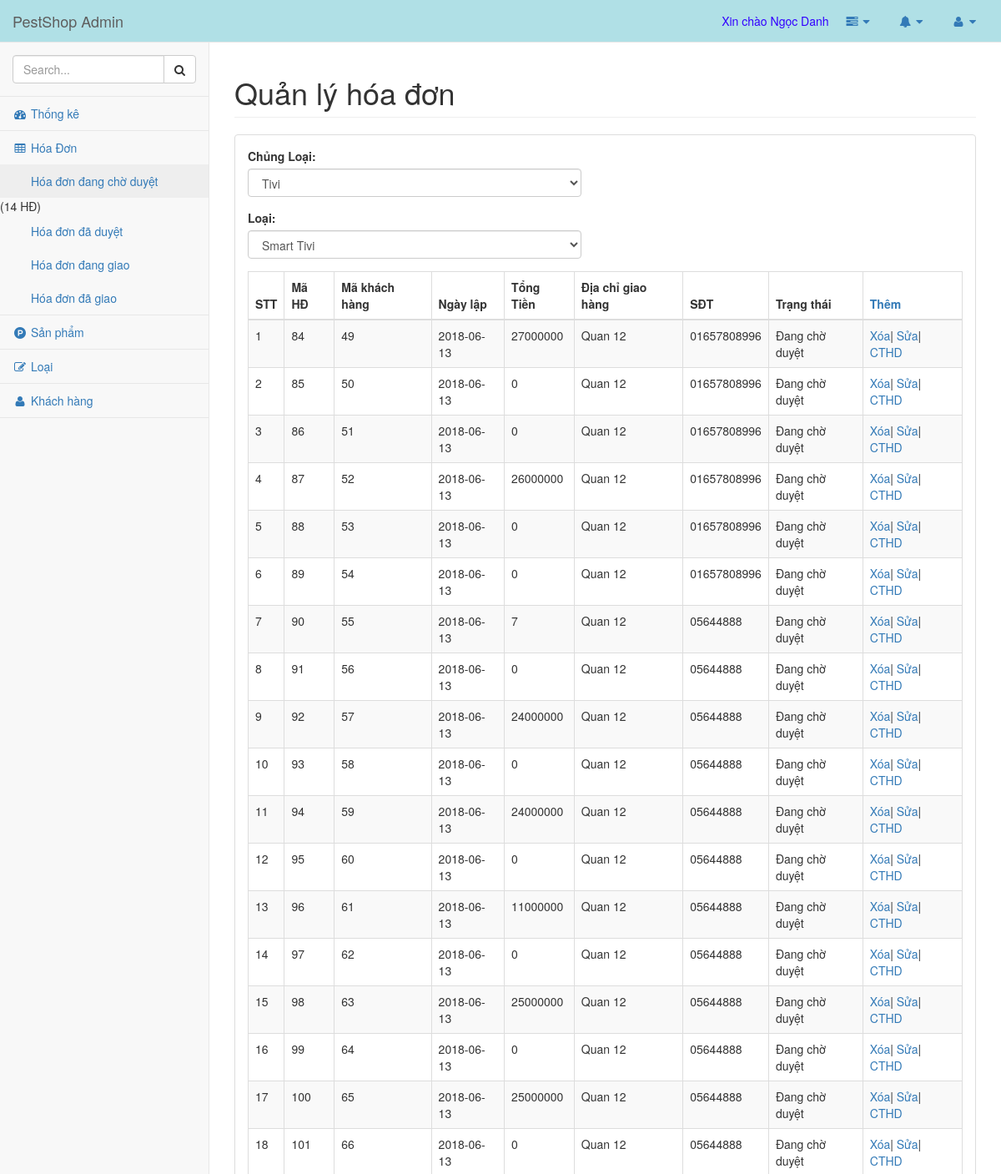
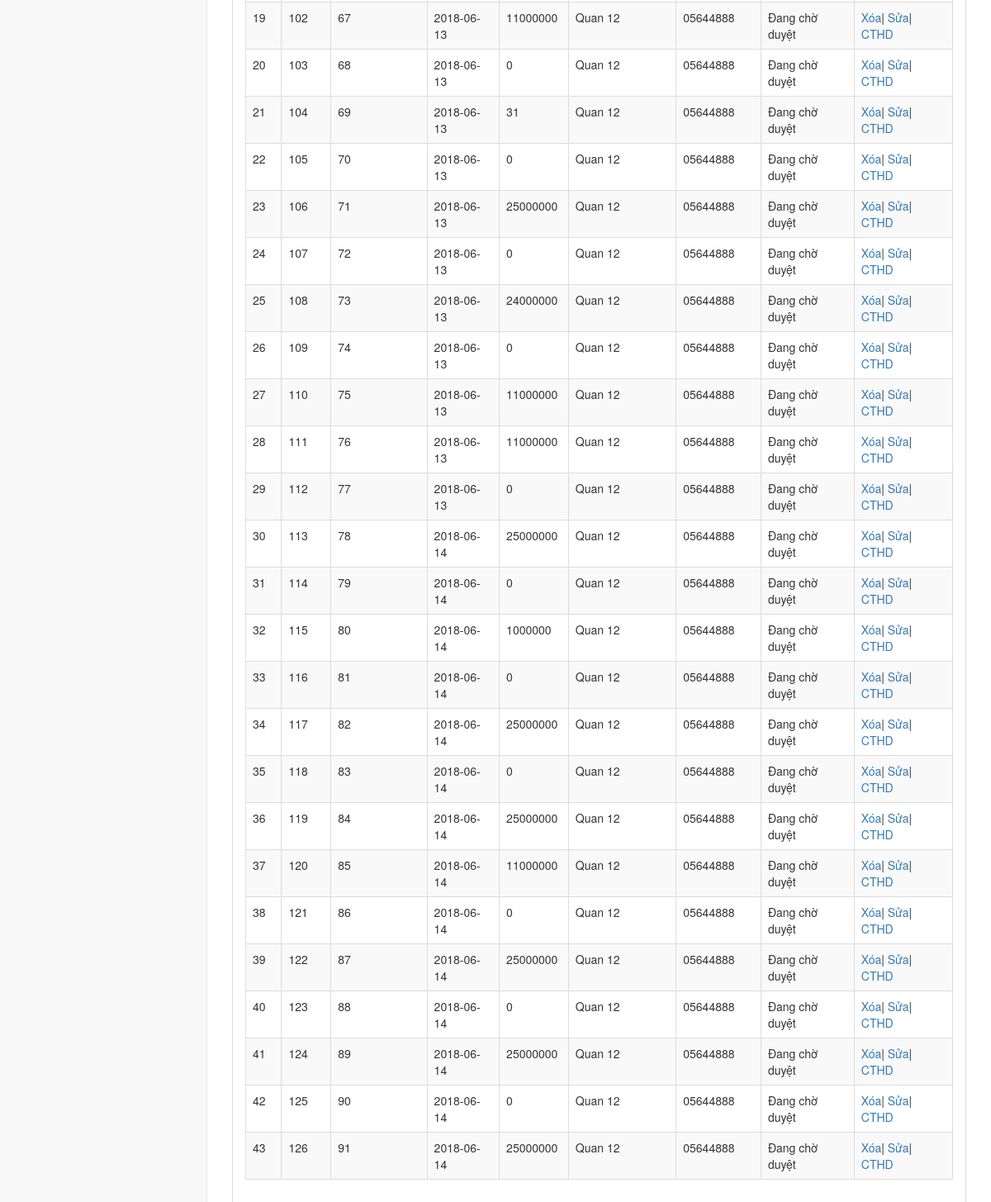
Page /admin/admin.php?mod=HoaDon&TrangThai=1 (signed in) on the committed database (2 pictures, top to bottom).
### tables this page shows
CREATE TABLE `hoadon` (
  `IDHoaDon` int(11) NOT NULL,
  `IDKhachHang` int(11) DEFAULT NULL,
  `NgayLap` date NOT NULL,
  `TongTien` double NOT NULL DEFAULT '0',
  `DiaChiGiaoHang` varchar(100) NOT NULL,
  `SoDienThoai` varchar(11) NOT NULL,
  `TrangThai` varchar(70) DEFAULT NULL
);

### admin/pages/HoaDon.php (the view, shortened to what this page needs)
<div id="wrapper">
      <div id="page-wrapper">
          <div class="row">
              <div class="col-lg-12">
                  <h1 class="page-header">Quản lý hóa đơn</h1>
              </div>
          </div>
          <div class="row">
              <div class="col-lg-12">
                  <div class="panel panel-default">
                      <div class="panel-body">
                          <form method="get" name="form1">
                              <div class="form-group" style="width: 400px;">
                              <label>Chủng Loại:</label>
                              <select name="CLoai" onchange="form1.submit();" class="form-control">
                                  <?php
                                  $kqCL=mysqli_query($link,"SELECT * FROM `chungloai`  ");
                                  $idCL=0;
                                  while($dCL=mysqli_fetch_array($kqCL)) {
                                      if($idCL==0) $idCL=$dCL['IDChungLoai'];
                                  ?>
                                  <option <?php if($idCL==$dCL["IDChungLoai"]) echo "selected='selected'"; ?> value="<?php echo $dCL["IDChungLoai"]; ?>" ><?php echo $dCL["TenChungLoai"]; ?></option>
                                  <?php } ?>
                              </select>
                              </div>
                              <div class="form-group" style="width: 400px;">
                                  <label>Loại:</label>
                              <select name="Loai" onchange="form1.submit();" class="form-control">
                                  <?php
                                  $kqL=mysqli_query($link,"select * from loai where IDChungLoai=$idCL");
                                  while($dL=mysqli_fetch_array($kqL)) {
                                  ?>
                                  <option <?php if(isset($_GET['Loai']) && $_GET['Loai']==$dL['IDLoai']){ echo "selected='selected'"; $k=1; }?> value="<?php echo $dL['IDLoai']; ?>"><?php echo $dL['TenLoai']; ?></option>
                                  <?php } ?>
                              </select>
                              </div>
                          </form>
                          <table width="100%" class="table table-striped table-bordered table-hover" id="dataTables-example">
                              <thead>
                                  <th>STT</th>
                                      <th>Mã HĐ</th>
                                      <th>Mã khách hàng</th>
                                      <th>Ngày lập</th>
                                      <th>Tổng Tiền</th>
                                      <th>Địa chỉ giao hàng</th>
                                      <th>SĐT</th>
                                      <th>Trạng thái</th>
                                      <th><a href="?mod=SanPham_Them">Thêm</a></th>
                              </thead>
                              <tbody>
                              <?php
						if($_GET['TrangThai']==1)
						{
							$trangthai='Đang chờ duyệt';
						}
                              $kqhd=mysqli_query($link,"select * from HoaDon where TrangThai='$trangthai' ");
                              $i=1;
                              while($dshd=mysqli_fetch_array($kqhd)) {
                              ?>
                                  <tr>
                                      <td><?php echo $i++; ?></td>
                                      <td>
                                         <?php echo $dshd['IDHoaDon']; ?>
                                      </td>
                                      <td><?php echo $dshd['IDKhachHang']; ?></td>
                                      <td ><?php echo $dshd['NgayLap']; ?></td>
                                      <td><?php echo $dshd['TongTien']; ?></td>
                                      <td><?php echo $dshd['DiaChiGiaoHang']; ?></td>
                                      <td><?php echo $dshd['SoDienThoai']; ?></td>
                                      <td><?php echo $dshd['TrangThai']; ?></td>
                                      <td><a onclick="return confirm('Bạn có muốn xóa không!');" href="pages/process.php?HD_xoa=<?php echo $dshd['IDHoaDon']; ?>">Xóa</a>|
                                       <a href="?mod=HoaDon_Sua&idhd=<?php echo $dshd['IDHoaDon'];?>">Sửa</a>|
                                       <a href="?mod=HoaDon_CTHD&idhd=<?php echo $dshd['IDHoaDon'];?>">CTHD
                                       </a>
                                       </td>
                                  </tr>
                              <?php } ?>
                              </tbody>
                          </table>
                      </div>
                  </div>
              </div>
          </div>
      </div>
  </div>

### admin/admin.php (shortened to what this page needs)
<!DOCTYPE html>
<html lang="en">
<head>
  <link rel="stylesheet" href="https://maxcdn.bootstrapcdn.com/bootstrap/3.3.7/css/bootstrap.min.css">
    <link href="vendor/bootstrap/css/bootstrap.min.css" rel="stylesheet">
    <link href="vendor/metisMenu/metisMenu.min.css" rel="stylesheet">
    <link href="dist/css/sb-admin-2.css" rel="stylesheet">
    <link href="vendor/morrisjs/morris.css" rel="stylesheet">
    <link href="vendor/font-awesome/css/font-awesome.min.css" rel="stylesheet" type="text/css">
</head>
<body>
    <div id="wrapper">
        <nav class="navbar navbar-default navbar-static-top" role="navigation" style="margin-bottom: 0;background-color:powderblue">
            <div class="navbar-header">
                <a class="navbar-brand" href="#">PestShop Admin</a>
            </div>
            <ul class="nav navbar-top-links navbar-right">
                <li class="dropdown">
                 <span style="color:#30F">
                   <marquee width="100%">
                     <?php
                         echo 'Xin chào '. $_SESSION['login']['TenNV'];
				      ?>
                 </marquee>
                </span>
                </li>
                <li class="dropdown">
                    <a class="dropdown-toggle" data-toggle="dropdown" href="#">
                        <i class="fa fa-tasks fa-fw"></i> <i class="fa fa-caret-down"></i>
                    </a>
                </li>
                <li class="dropdown">
                    <a class="dropdown-toggle" data-toggle="dropdown" href="#">
                        <i class="fa fa-bell fa-fw"></i> <i class="fa fa-caret-down"></i>
                    </a>
                </li>
                <li class="dropdown">
                    <a class="dropdown-toggle" data-toggle="dropdown" href="#">
                        <i class="fa fa-user fa-fw"></i> <i class="fa fa-caret-down"></i>
                    </a>
                </li>
            </ul>
            <div class="navbar-default sidebar" role="navigation"  >
                <div class="sidebar-nav navbar-collapse">
                    <ul class="nav" id="side-menu">
                        <li class="sidebar-search">
                            <div class="input-group custom-search-form">
                                <input type="text" class="form-control" placeholder="Search...">
                                <span class="input-group-btn">
                                <button class="btn btn-default" type="button">
                                    <i class="fa fa-search"></i>
                                </button>
                            </span>
                            </div>
                        </li>
                        <li>
                            <a href="ThongKe.php"><i class="fa fa-dashboard fa-fw"></i> Thống kê</a>
                        </li>
                        <li>
                            <a href="tables.html"><i class="fa fa-table fa-fw"></i> Hóa Đơn</a>
                             <ul class="nav nav-second-level">
                                 <li><a href="?mod=HoaDon&TrangThai=1">Hóa đơn đang chờ duyệt </a>
                                 (<?php
							    $link=mysqli_connect("localhost","root","","webbanhang");
							    $trangthai='Đang chờ duyệt';
                                $kqhd=mysqli_query($link,"select * from HoaDon where TrangThai='$trangthai' ");
								$ds=mysqli_fetch_array($kqhd);
								echo  count($ds)." HĐ";
							    ?>)
                                </li>
                                 <li><a href="?mod=HoaDon&TrangThai=2">Hóa đơn đã duyệt</a></a></li>
                                 <li><a href="?mod=HoaDon&TrangThai=3">Hóa đơn đang giao</a></li>
                                 <li><a href="?mod=HoaDon&TrangThai=4">Hóa đơn đã giao</a></li>
                             </ul>
                        </li>
                         <li>
                            <a href="?mod=SanPham"><i class="fa fa-product-hunt fa-fw"></i> Sản phẩm</a>
                        </li>
                        <li>
                            <a href="forms.html"><i class="fa fa-edit fa-fw"></i> Loại</a>
                        </li>
                         <li>
                            <a href="?mod=KhachHang"><i class="fa fa-user fa-fw"></i> Khách hàng</a>
                        </li>
                    </ul>
                </div>
            </div>
        </nav>
        <?php
        $mod=@$_GET['mod'];
        include ("pages/{$mod}.php");
        ?>
    </div>
</body>
</html>

### rows in the picture
hoadon: IDHoaDon "84", IDKhachHang "49", NgayLap "2018-06-13", TongTien "27000000", DiaChiGiaoHang "Quan 12", SoDienThoai "01657808996", TrangThai "Đang chờ duyệt"
hoadon: IDHoaDon "85", IDKhachHang "50", NgayLap "2018-06-13", TongTien "0", DiaChiGiaoHang "Quan 12", SoDienThoai "01657808996", TrangThai "Đang chờ duyệt"
hoadon: IDHoaDon "86", IDKhachHang "51", NgayLap "2018-06-13", TongTien "0", DiaChiGiaoHang "Quan 12", SoDienThoai "01657808996", TrangThai "Đang chờ duyệt"
hoadon: IDHoaDon "87", IDKhachHang "52", NgayLap "2018-06-13", TongTien "26000000", DiaChiGiaoHang "Quan 12", SoDienThoai "01657808996", TrangThai "Đang chờ duyệt"
hoadon: IDHoaDon "88", IDKhachHang "53", NgayLap "2018-06-13", TongTien "0", DiaChiGiaoHang "Quan 12", SoDienThoai "01657808996", TrangThai "Đang chờ duyệt"
hoadon: IDHoaDon "89", IDKhachHang "54", NgayLap "2018-06-13", TongTien "0", DiaChiGiaoHang "Quan 12", SoDienThoai "01657808996", TrangThai "Đang chờ duyệt"
hoadon: IDHoaDon "90", IDKhachHang "55", NgayLap "2018-06-13", TongTien "7", DiaChiGiaoHang "Quan 12", SoDienThoai "05644888", TrangThai "Đang chờ duyệt"
hoadon: IDHoaDon "91", IDKhachHang "56", NgayLap "2018-06-13", TongTien "0", DiaChiGiaoHang "Quan 12", SoDienThoai "05644888", TrangThai "Đang chờ duyệt"
hoadon: IDHoaDon "92", IDKhachHang "57", NgayLap "2018-06-13", TongTien "24000000", DiaChiGiaoHang "Quan 12", SoDienThoai "05644888", TrangThai "Đang chờ duyệt"
hoadon: IDHoaDon "93", IDKhachHang "58", NgayLap "2018-06-13", TongTien "0", DiaChiGiaoHang "Quan 12", SoDienThoai "05644888", TrangThai "Đang chờ duyệt"
hoadon: IDHoaDon "94", IDKhachHang "59", NgayLap "2018-06-13", TongTien "24000000", DiaChiGiaoHang "Quan 12", SoDienThoai "05644888", TrangThai "Đang chờ duyệt"
hoadon: IDHoaDon "95", IDKhachHang "60", NgayLap "2018-06-13", TongTien "0", DiaChiGiaoHang "Quan 12", SoDienThoai "05644888", TrangThai "Đang chờ duyệt"
hoadon: IDHoaDon "96", IDKhachHang "61", NgayLap "2018-06-13", TongTien "11000000", DiaChiGiaoHang "Quan 12", SoDienThoai "05644888", TrangThai "Đang chờ duyệt"
hoadon: IDHoaDon "97", IDKhachHang "62", NgayLap "2018-06-13", TongTien "0", DiaChiGiaoHang "Quan 12", SoDienThoai "05644888", TrangThai "Đang chờ duyệt"
hoadon: IDHoaDon "98", IDKhachHang "63", NgayLap "2018-06-13", TongTien "25000000", DiaChiGiaoHang "Quan 12", SoDienThoai "05644888", TrangThai "Đang chờ duyệt"
hoadon: IDHoaDon "99", IDKhachHang "64", NgayLap "2018-06-13", TongTien "0", DiaChiGiaoHang "Quan 12", SoDienThoai "05644888", TrangThai "Đang chờ duyệt"
hoadon: IDHoaDon "100", IDKhachHang "65", NgayLap "2018-06-13", TongTien "25000000", DiaChiGiaoHang "Quan 12", SoDienThoai "05644888", TrangThai "Đang chờ duyệt"
hoadon: IDHoaDon "101", IDKhachHang "66", NgayLap "2018-06-13", TongTien "0", DiaChiGiaoHang "Quan 12", SoDienThoai "05644888", TrangThai "Đang chờ duyệt"
hoadon: IDHoaDon "102", IDKhachHang "67", NgayLap "2018-06-13", TongTien "11000000", DiaChiGiaoHang "Quan 12", SoDienThoai "05644888", TrangThai "Đang chờ duyệt"
hoadon: IDHoaDon "103", IDKhachHang "68", NgayLap "2018-06-13", TongTien "0", DiaChiGiaoHang "Quan 12", SoDienThoai "05644888", TrangThai "Đang chờ duyệt"
hoadon: IDHoaDon "104", IDKhachHang "69", NgayLap "2018-06-13", TongTien "31", DiaChiGiaoHang "Quan 12", SoDienThoai "05644888", TrangThai "Đang chờ duyệt"
hoadon: IDHoaDon "105", IDKhachHang "70", NgayLap "2018-06-13", TongTien "0", DiaChiGiaoHang "Quan 12", SoDienThoai "05644888", TrangThai "Đang chờ duyệt"
hoadon: IDHoaDon "106", IDKhachHang "71", NgayLap "2018-06-13", TongTien "25000000", DiaChiGiaoHang "Quan 12", SoDienThoai "05644888", TrangThai "Đang chờ duyệt"
hoadon: IDHoaDon "107", IDKhachHang "72", NgayLap "2018-06-13", TongTien "0", DiaChiGiaoHang "Quan 12", SoDienThoai "05644888", TrangThai "Đang chờ duyệt"
hoadon: IDHoaDon "108", IDKhachHang "73", NgayLap "2018-06-13", TongTien "24000000", DiaChiGiaoHang "Quan 12", SoDienThoai "05644888", TrangThai "Đang chờ duyệt"
hoadon: IDHoaDon "109", IDKhachHang "74", NgayLap "2018-06-13", TongTien "0", DiaChiGiaoHang "Quan 12", SoDienThoai "05644888", TrangThai "Đang chờ duyệt"
hoadon: IDHoaDon "110", IDKhachHang "75", NgayLap "2018-06-13", TongTien "11000000", DiaChiGiaoHang "Quan 12", SoDienThoai "05644888", TrangThai "Đang chờ duyệt"
hoadon: IDHoaDon "111", IDKhachHang "76", NgayLap "2018-06-13", TongTien "11000000", DiaChiGiaoHang "Quan 12", SoDienThoai "05644888", TrangThai "Đang chờ duyệt"
hoadon: IDHoaDon "112", IDKhachHang "77", NgayLap "2018-06-13", TongTien "0", DiaChiGiaoHang "Quan 12", SoDienThoai "05644888", TrangThai "Đang chờ duyệt"
hoadon: IDHoaDon "113", IDKhachHang "78", NgayLap "2018-06-14", TongTien "25000000", DiaChiGiaoHang "Quan 12", SoDienThoai "05644888", TrangThai "Đang chờ duyệt"
hoadon: IDHoaDon "114", IDKhachHang "79", NgayLap "2018-06-14", TongTien "0", DiaChiGiaoHang "Quan 12", SoDienThoai "05644888", TrangThai "Đang chờ duyệt"
hoadon: IDHoaDon "115", IDKhachHang "80", NgayLap "2018-06-14", TongTien "1000000", DiaChiGiaoHang "Quan 12", SoDienThoai "05644888", TrangThai "Đang chờ duyệt"
hoadon: IDHoaDon "116", IDKhachHang "81", NgayLap "2018-06-14", TongTien "0", DiaChiGiaoHang "Quan 12", SoDienThoai "05644888", TrangThai "Đang chờ duyệt"
hoadon: IDHoaDon "117", IDKhachHang "82", NgayLap "2018-06-14", TongTien "25000000", DiaChiGiaoHang "Quan 12", SoDienThoai "05644888", TrangThai "Đang chờ duyệt"
hoadon: IDHoaDon "118", IDKhachHang "83", NgayLap "2018-06-14", TongTien "0", DiaChiGiaoHang "Quan 12", SoDienThoai "05644888", TrangThai "Đang chờ duyệt"
hoadon: IDHoaDon "119", IDKhachHang "84", NgayLap "2018-06-14", TongTien "25000000", DiaChiGiaoHang "Quan 12", SoDienThoai "05644888", TrangThai "Đang chờ duyệt"
hoadon: IDHoaDon "120", IDKhachHang "85", NgayLap "2018-06-14", TongTien "11000000", DiaChiGiaoHang "Quan 12", SoDienThoai "05644888", TrangThai "Đang chờ duyệt"
hoadon: IDHoaDon "121", IDKhachHang "86", NgayLap "2018-06-14", TongTien "0", DiaChiGiaoHang "Quan 12", SoDienThoai "05644888", TrangThai "Đang chờ duyệt"
hoadon: IDHoaDon "122", IDKhachHang "87", NgayLap "2018-06-14", TongTien "25000000", DiaChiGiaoHang "Quan 12", SoDienThoai "05644888", TrangThai "Đang chờ duyệt"
hoadon: IDHoaDon "123", IDKhachHang "88", NgayLap "2018-06-14", TongTien "0", DiaChiGiaoHang "Quan 12", SoDienThoai "05644888", TrangThai "Đang chờ duyệt"
hoadon: IDHoaDon "124", IDKhachHang "89", NgayLap "2018-06-14", TongTien "25000000", DiaChiGiaoHang "Quan 12", SoDienThoai "05644888", TrangThai "Đang chờ duyệt"
hoadon: IDHoaDon "125", IDKhachHang "90", NgayLap "2018-06-14", TongTien "0", DiaChiGiaoHang "Quan 12", SoDienThoai "05644888", TrangThai "Đang chờ duyệt"
hoadon: IDHoaDon "126", IDKhachHang "91", NgayLap "2018-06-14", TongTien "25000000", DiaChiGiaoHang "Quan 12", SoDienThoai "05644888", TrangThai "Đang chờ duyệt"

### other values in the picture
$_SESSION['login']['TenNV'] "Ngọc Danh"
count($ds) "14"
form field CLoai "Tivi"
form field Loai "Smart Tivi"
